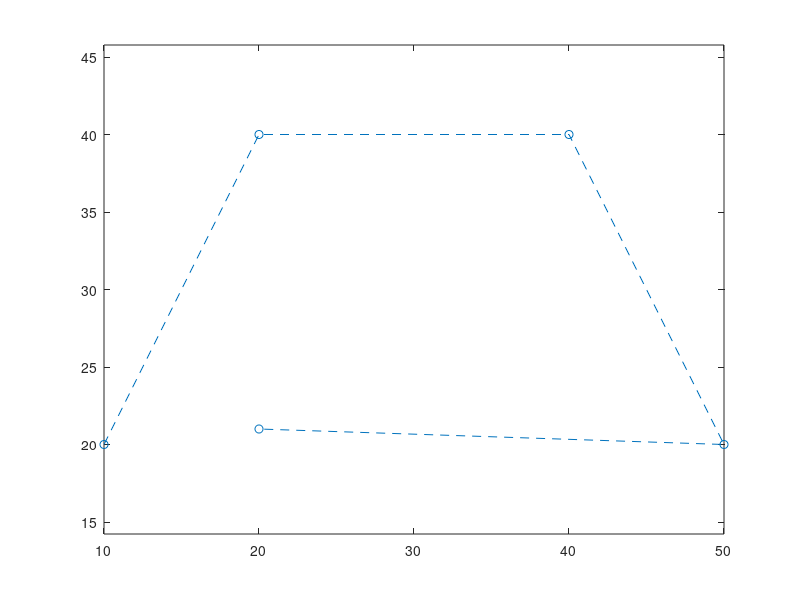

MATLAB code to generate this figure: (Note: this script raises an error after producing the figure.)
px = [ 10, 20, 40, 50, 20];
py = [20, 40, 40, 20, 21];
plot(px,py,'o--');
axis equal;
hold on;
syms t
n = 4;
cx(t) = 0*t;
cy(t) = 0*t;
for i = 0:n
    weight = nchoosek(n,i)*t^i*(1-t)^(n-i);
    cx(t) = cx(t) + px(i+1)*weight;
    cy(t) = cy(t) + py(i + 1)*weight;
end
fplot(cx(t),cy(t),[0,1])